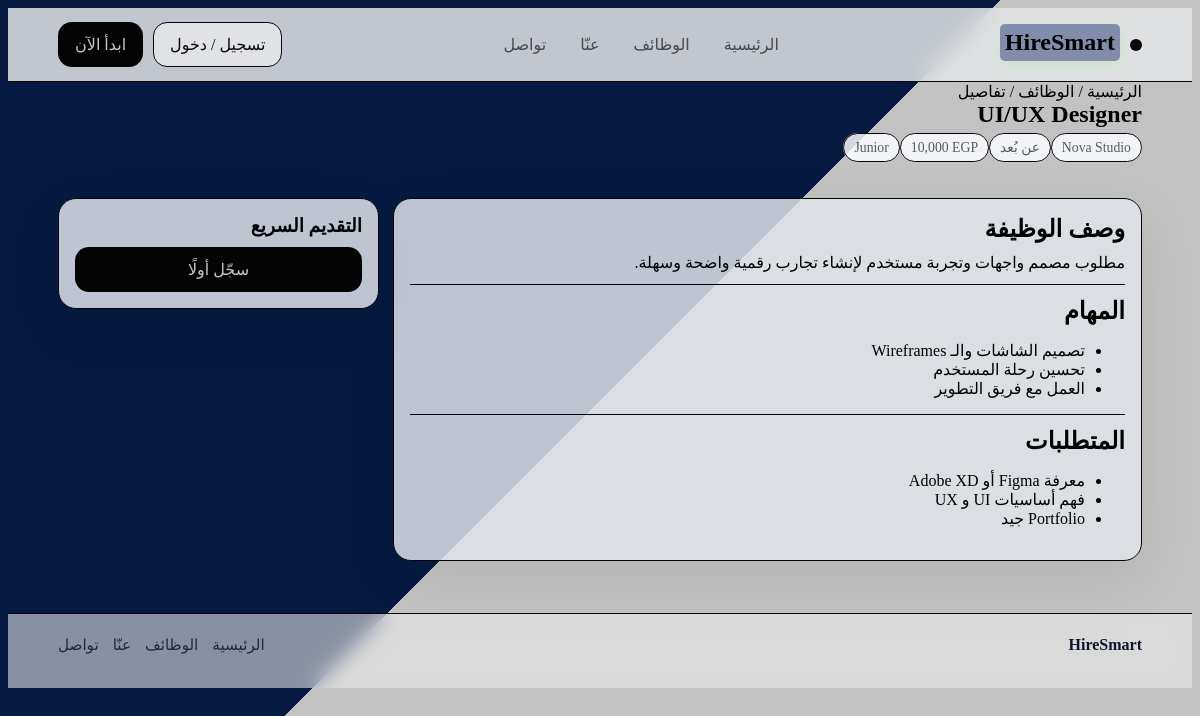
/job-details.php?id=2, run on the app's committed database.
### tables this page shows
CREATE TABLE jobs (
    id INT AUTO_INCREMENT PRIMARY KEY,
    title VARCHAR(150) NOT NULL,
    company VARCHAR(150) NOT NULL,
    location VARCHAR(100) NOT NULL,
    level VARCHAR(50) NOT NULL,
    employment_type VARCHAR(50) NOT NULL DEFAULT 'Full-time',
    salary VARCHAR(100) DEFAULT NULL,
    description TEXT NOT NULL,
    responsibilities TEXT NOT NULL,
    requirements TEXT NOT NULL,
    skills TEXT NOT NULL,
    is_active TINYINT(1) NOT NULL DEFAULT 1,
    created_at TIMESTAMP DEFAULT CURRENT_TIMESTAMP
);

### includes/auth.php (called while the page is built, shortened)
<?php
if (!function_exists('e')) {
    function e($value): string {
        return htmlspecialchars((string)$value, ENT_QUOTES, 'UTF-8');
    }
}
function isLoggedIn(): bool {
    return isset($_SESSION['user']) && is_array($_SESSION['user']);
}
?>

### job-details.php (the view, shortened to what this page needs)
<?php
require_once 'config/db.php';
$jobId = (int)($_GET['id'] ?? 0);
$stmt = $pdo->prepare("SELECT * FROM jobs WHERE id = ? AND is_active = 1");
$stmt->execute([$jobId]);
$job = $stmt->fetch();
include 'includes/header.php';
?>
<section class="pagehead"><div class="container"><div class="breadcrumb">الرئيسية / الوظائف / تفاصيل</div><h1><?= e($job['title']) ?></h1><div class="kv"><span class="tag"><?= e($job['company']) ?></span><span class="tag"><?= e($job['location']) ?></span><span class="tag"><?= e($job['level']) ?></span><span class="tag"><?= e($job['salary']) ?></span></div></div></section>
<section class="section"><div class="container layout">
  <div class="card">
    <h2>وصف الوظيفة</h2><p><?= nl2br(e($job['description'])) ?></p>
    <div class="divider"></div>
    <h2>المهام</h2><ul class="list"><?php foreach (explode("\n", $job['responsibilities']) as $item): if (trim($item)!==''): ?><li><?= e(trim($item)) ?></li><?php endif; endforeach; ?></ul>
    <div class="divider"></div>
    <h2>المتطلبات</h2><ul class="list"><?php foreach (explode("\n", $job['requirements']) as $item): if (trim($item)!==''): ?><li><?= e(trim($item)) ?></li><?php endif; endforeach; ?></ul>
  </div>
  <aside class="sidebar">
    <div class="card">
      <h3>التقديم السريع</h3>
      <?php if (!isLoggedIn()): ?>
        <a class="btn btn--primary" style="width:100%" href="auth.php">سجّل أولًا</a>
      <?php elseif (isAdmin()): ?>
        <div class="alert alert--info">أنت مسجل كـ HR.</div>
      <?php endif; ?>
    </div>
  </aside>
</div></section>
<?php include 'includes/footer.php'; ?>

### assets/css/styles.css (style rules this page uses)
:root { --bg: #7c9ad6; --card: rgb(0, 0, 0); --text: rgb(10, 9, 9); --muted: rgba(8, 8, 8, 0.65); --line: rgb(5, 5, 5); --primary: #040404; --primary2:#003cb3fb; --shadow: 0 18px 60px rgba(0,0,0,.08); --radius: 18px; --radius2: 26px; --max: 1120px; --font: system-ui, -apple-system, "Segoe UI", Tahoma, Arial, sans-serif; }
* { box-sizing:border-box }
.html,body { height:100% }
a { color:inherit; text-decoration:none }
h1,h2,h3 { margin:0 0 10px }
p { margin:0 0 12px }
.container { max-width: var(--max); margin:auto; padding: 0 18px }
.btn { display:inline-flex; align-items:center; justify-content:center; gap:10px; padding:12px 16px; border-radius:14px; border:1px solid var(--line); background: rgba(244, 245, 248, 0.85); color: var(--text); cursor:pointer; transition:.2s ease; }
.btn--primary { background: var(--primary); color:rgba(228, 232, 238, 0.85); border-color:transparent; }
.card { background: rgba(224, 228, 234, 0.85); border:1px solid var(--line); border-radius: var(--radius); box-shadow: var(--shadow); padding:16px; }
.divider { height:1px; background: var(--line); margin:12px 0; }
.tag { padding:6px 10px; border-radius:999px; border:1px solid var(--line); background:rgba(250, 252, 255, 0.85); color: var(--muted); font-size:.86rem; }
.section { padding:42px 0 }
.layout { display:grid; grid-template-columns:1.4fr .6fr; gap:14px; }
body { flex-basis: auto; background: linear-gradient(135deg, #082052 50%, #f3f2f2 50%); background-size: cover; background-position: center; background-repeat: no-repeat; background-attachment: fixed; }
body::before { content: ""; position: fixed; inset: 0; background: rgba(0,0,0,0.20); z-index: -1; }

### data on the page
jobs: title "UI/UX Designer", company "Nova Studio", location "عن بُعد", level "Junior", salary "10,000 EGP", description "مطلوب مصمم واجهات وتجربة مستخدم لإنشاء تجارب رقمية واضحة وسهلة.", responsibilities "تصميم الشاشات والـ Wireframes", responsibilities "تحسين رحلة المستخدم", responsibilities "العمل مع فريق التطوير", requirements "معرفة Figma أو Adobe XD", requirements "فهم أساسيات UI و UX", requirements "Portfolio جيد"
